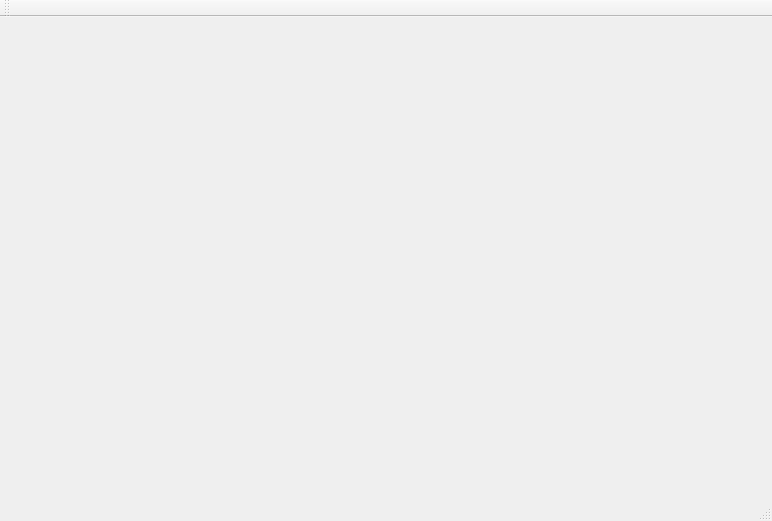
<?xml version="1.0" encoding="UTF-8"?>
<ui version="4.0">
 <class>MainWindow</class>
 <widget class="QMainWindow" name="MainWindow">
  <property name="geometry">
   <rect>
    <x>0</x>
    <y>0</y>
    <width>772</width>
    <height>521</height>
   </rect>
  </property>
  <property name="windowTitle">
   <string>MainWindow</string>
  </property>
  <widget class="QWidget" name="centralWidget">
   <layout class="QVBoxLayout" name="verticalLayout_4" stretch=""/>
  </widget>
  <widget class="QMenuBar" name="menuBar">
   <property name="geometry">
    <rect>
     <x>0</x>
     <y>0</y>
     <width>772</width>
     <height>22</height>
    </rect>
   </property>
  </widget>
  <widget class="QToolBar" name="mainToolBar">
   <attribute name="toolBarArea">
    <enum>TopToolBarArea</enum>
   </attribute>
   <attribute name="toolBarBreak">
    <bool>false</bool>
   </attribute>
  </widget>
  <widget class="QStatusBar" name="statusBar"/>
 </widget>
 <layoutdefault spacing="6" margin="11"/>
 <resources/>
 <connections/>
</ui>
